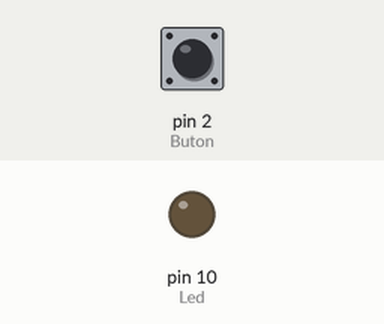
Recording of a sketch running on a simulated Arduino Uno, built with avr-gcc and run on an emulated ATmega328P. Shown: output pins drawn as LEDs (lit = HIGH). Inputs (shaded band) come from the test bench; at power-on: pin 2 (Buton) HIGH.

Above: at 1.2 s.
1.3 s: pin 2 (Buton) pulled LOW for 0.15 s
At 1.37 s:
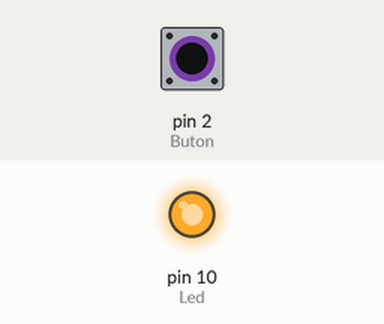
2.9 s: pin 2 (Buton) pulled LOW for 3.2 s
At 6.6 s:
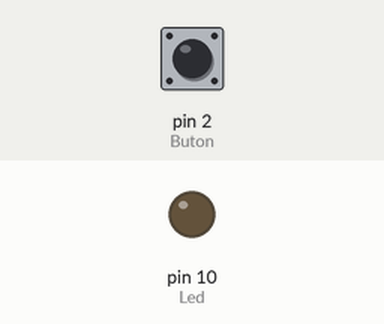
Timing chart, 0 to 8.1 s (numbered marks = the images above; inputs shaded):
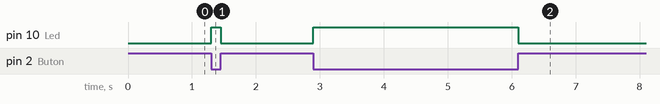

The sketch:

ArduKit_Buton_LED.ino
```cpp
/*by VİPREKİT
 *
 * Pin 2 ye bağlı User Buton1 e basıldığında
 * Pin 10 a bağlı olan Led (RGB Mavi) yanıyor.
 * Bu uygulamada RGB led in ortak VCC olduğuna
 * dikkat edilmelidir.
 *
 * http://viprekit.com
 *
 */


#define Buton 2
#define Led 10
void setup()
{
  pinMode(Buton, INPUT);
  pinMode(Led, OUTPUT);
}

void loop()
{
  //Buton Pull-Up
  if (digitalRead(Buton) == 0)
  digitalWrite(Led,HIGH);
  else
  digitalWrite(Led,LOW);
}
```

Measured:
- after the input at 1.3 s, pin 10 (Led): LOW → HIGH at once, → LOW 0.15 s later
- after the input at 2.9 s, pin 10 (Led): LOW → HIGH at once, → LOW 3.2 s later
